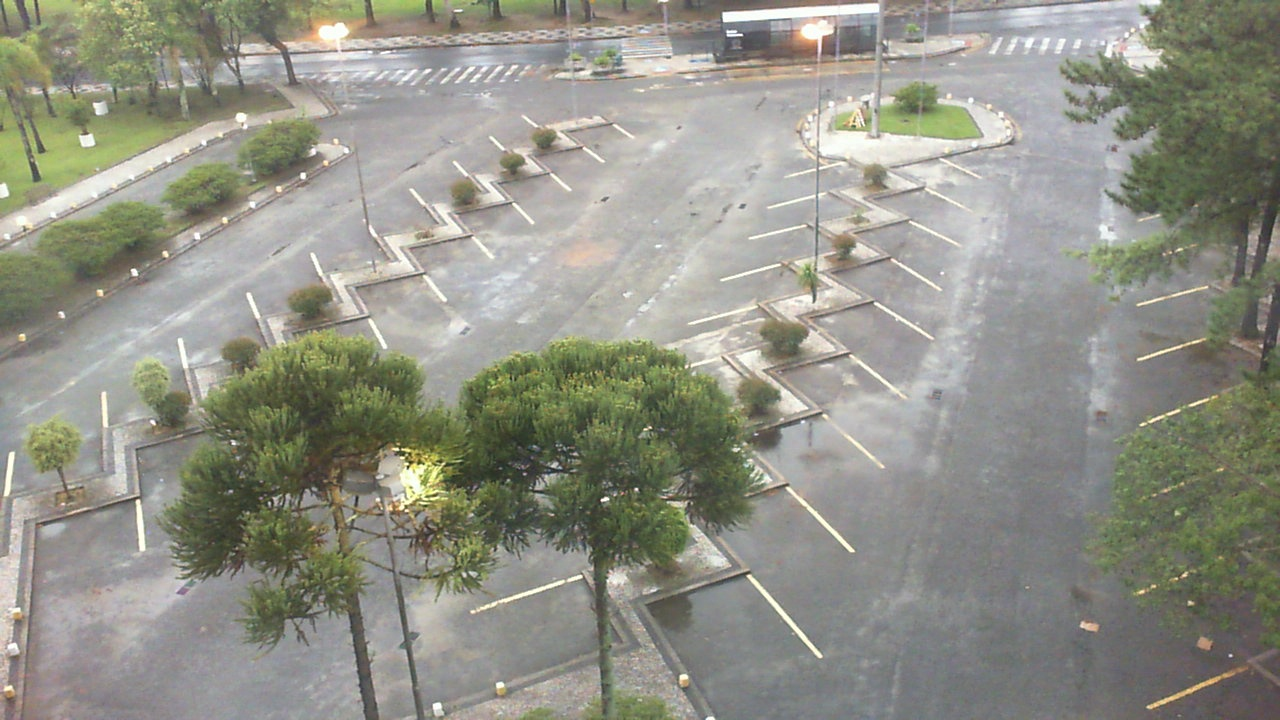
#> input picture dataset/images/2012-12-08_19_00_15.jpg, 1280 x 720 px
$ python -i preprocessing.py   (imports and definitions only)
#> lines starting #> are read from the running program, lines starting #| are printed output that depends on the picture; after the words box and inside, x2 and y2 are one past the last pixel; in counts of white or black regions, pixels touching at a corner belong together
#> further down, picture is the input picture: shape (720, 1280, 3); mean B, G, R 134.8, 146, 145.5
import cv2
import numpy as np

def preprocess_image(image):
    # Renkli görüntüyü Gri Tonlamaya dönüştür
    gray_image = cv2.cvtColor(image, cv2.COLOR_BGR2GRAY)
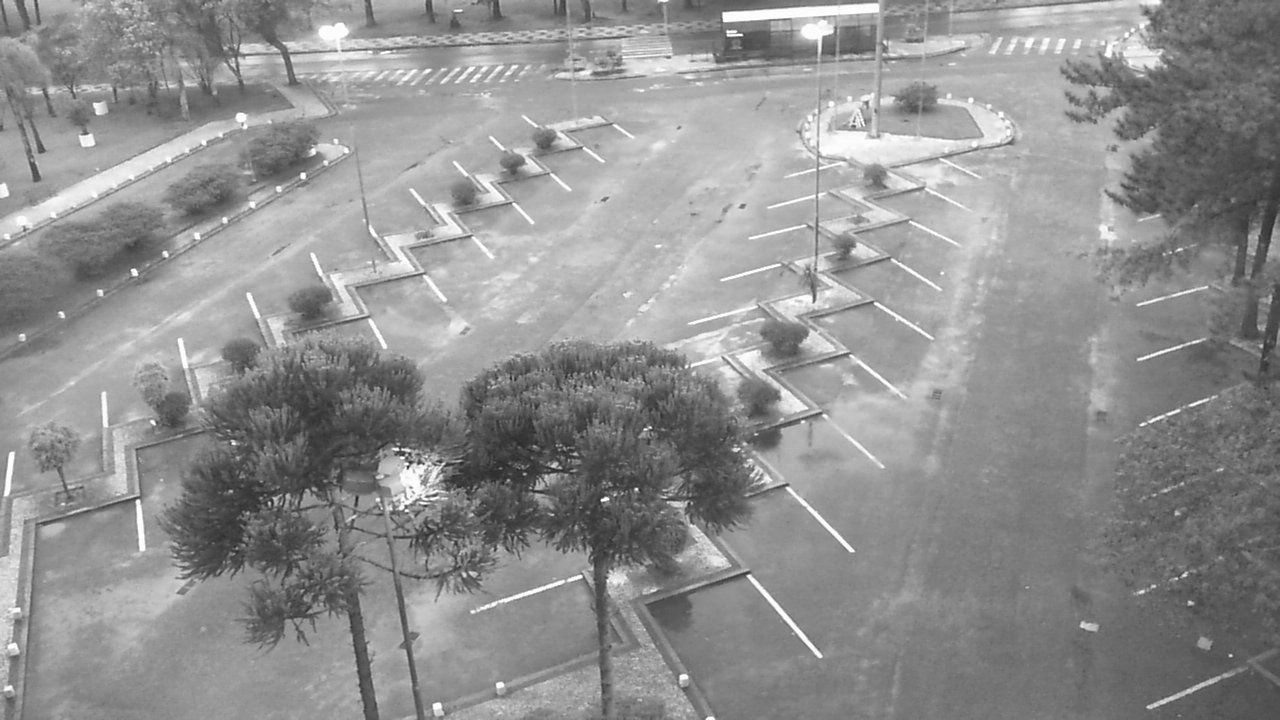
#> gray_image: shape (720, 1280); min 35, max 255, mean 144.6

    # Gürültüyü azaltmak için Gaussian Blur uygula
    blur_image = cv2.GaussianBlur(gray_image, (3, 3), 1)

    # Aydınlatma farklarını tolere etmek için Adaptive Thresholding uygula
    thresh_image = cv2.adaptiveThreshold(
        blur_image,
        255,
        cv2.ADAPTIVE_THRESH_GAUSSIAN_C,
        cv2.THRESH_BINARY_INV,
        25,
        16
    )
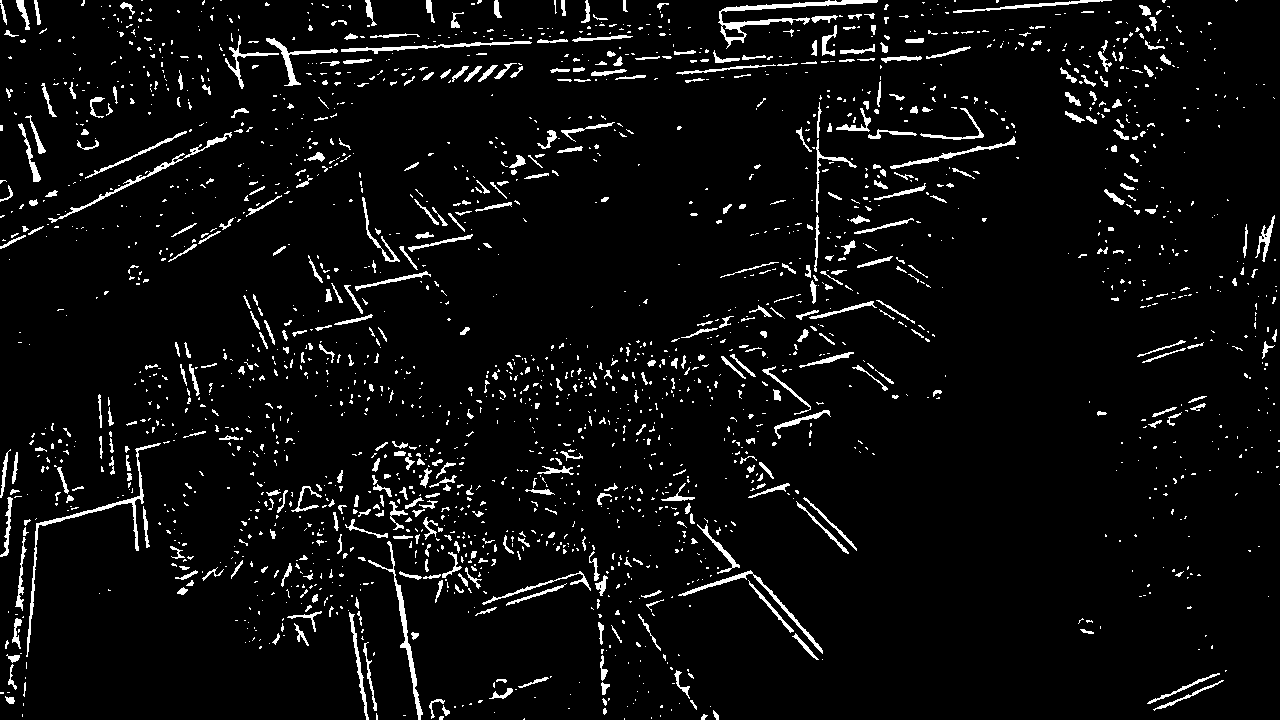
#> thresh_image: shape (720, 1280); 5.1% white; 2186 white regions (1677 under 20 px), largest, box (x1, y1, x2, y2) and area: (718, 0, 878, 49) 1188, (26, 443, 161, 657) 1051, (368, 541, 423, 720) 807

    kernel = np.ones((3, 3), np.uint8)
    processed_image = cv2.dilate(thresh_image, kernel, iterations=1)
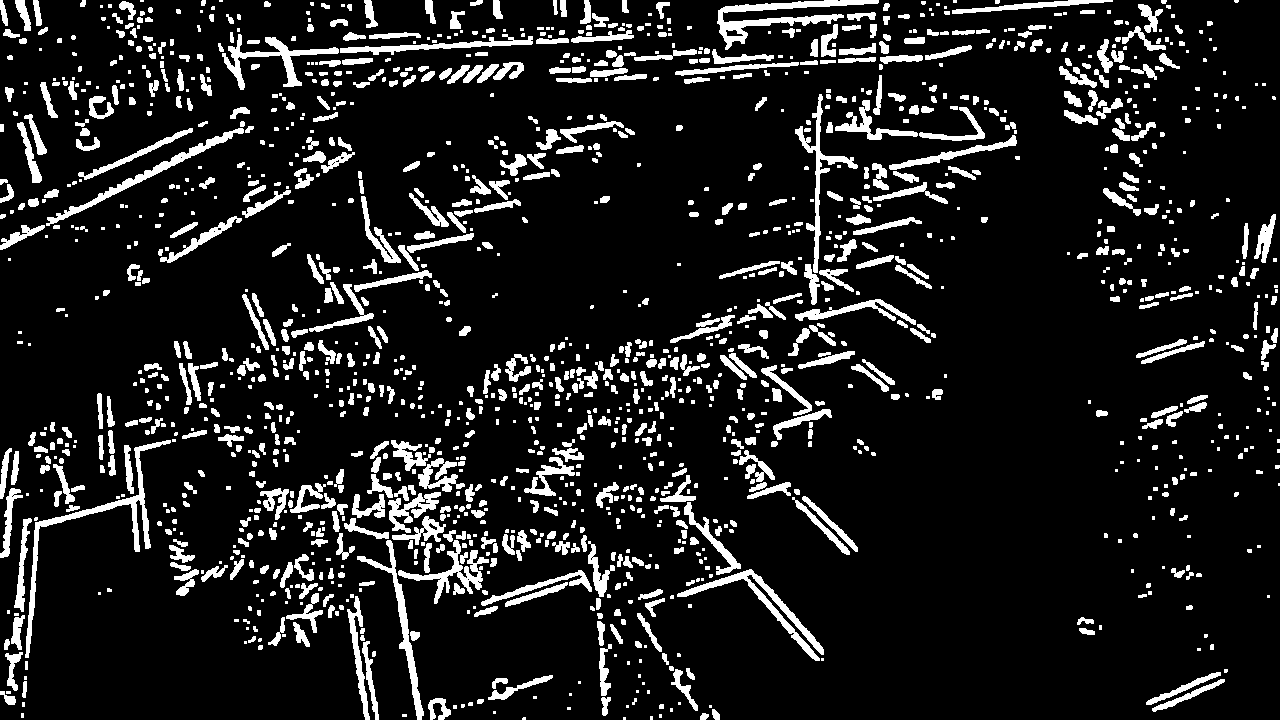
#> processed_image: shape (720, 1280); 11.9% white; 1580 white regions (629 under 20 px), largest, box (x1, y1, x2, y2) and area: (25, 440, 171, 658) 2178, (717, 0, 879, 50) 2106, (677, 569, 824, 661) 1788

    return processed_image

>>> import cv2
>>> picture = cv2.imread('../dataset/images/2012-12-08_19_00_15.jpg')
>>> result = preprocess_image(picture)

$ run again, on dataset/images/2012-12-11_17_06_09.jpg
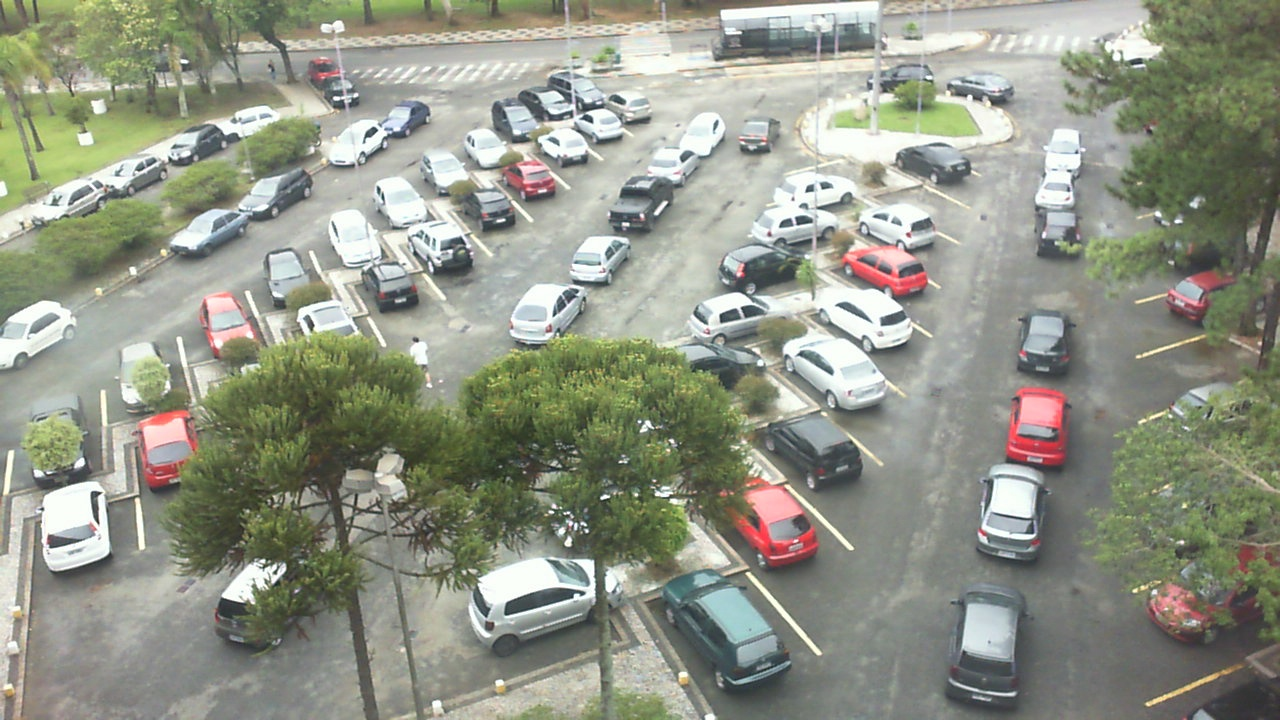
#> input picture dataset/images/2012-12-11_17_06_09.jpg, 1280 x 720 px
#> picture is the input picture: shape (720, 1280, 3); mean B, G, R 135, 149.4, 145.8
#> in preprocess_image, `thresh_image = cv2.adaptiveThreshold( blur_image, 255, cv2.ADAPTIVE_TH..`:
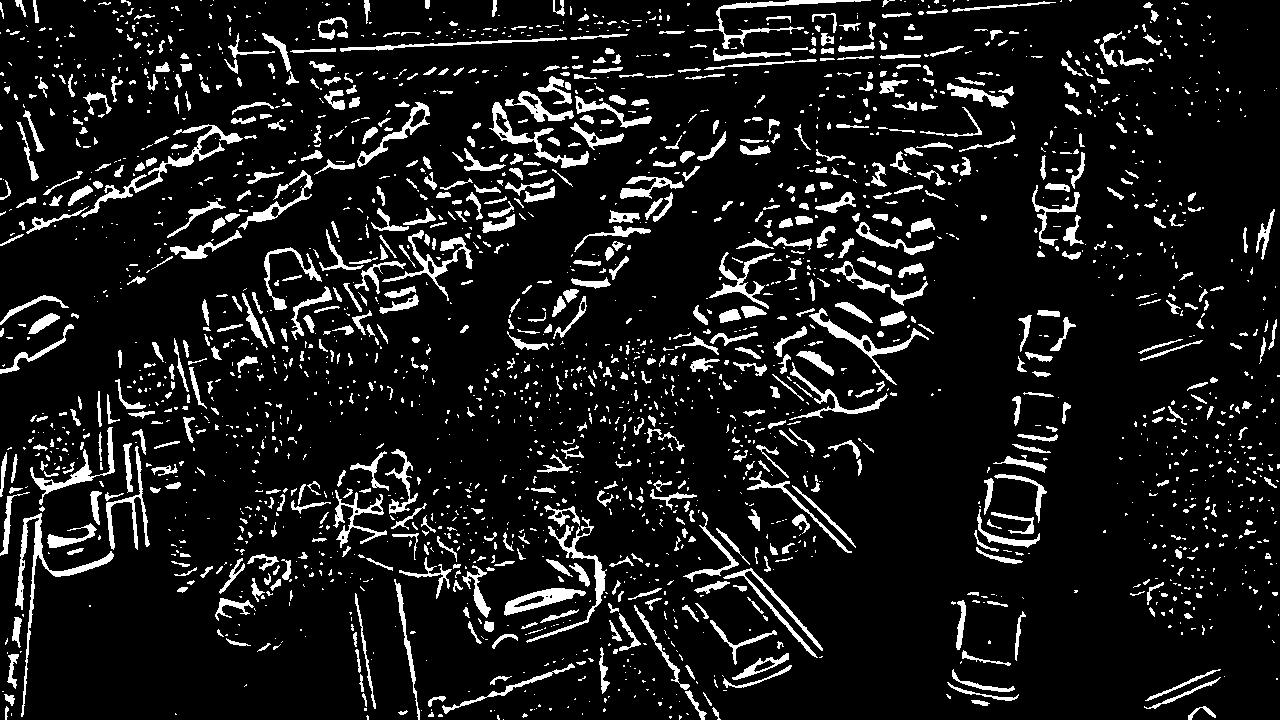
#> thresh_image: shape (720, 1280); 10.1% white; 2390 white regions (1597 under 20 px), largest, box (x1, y1, x2, y2) and area: (15, 513, 114, 717) 1624, (81, 124, 243, 218) 1443, (526, 517, 607, 643) 1089
#> in preprocess_image, `processed_image = cv2.dilate(thresh_image, kernel, iterations=1)`:
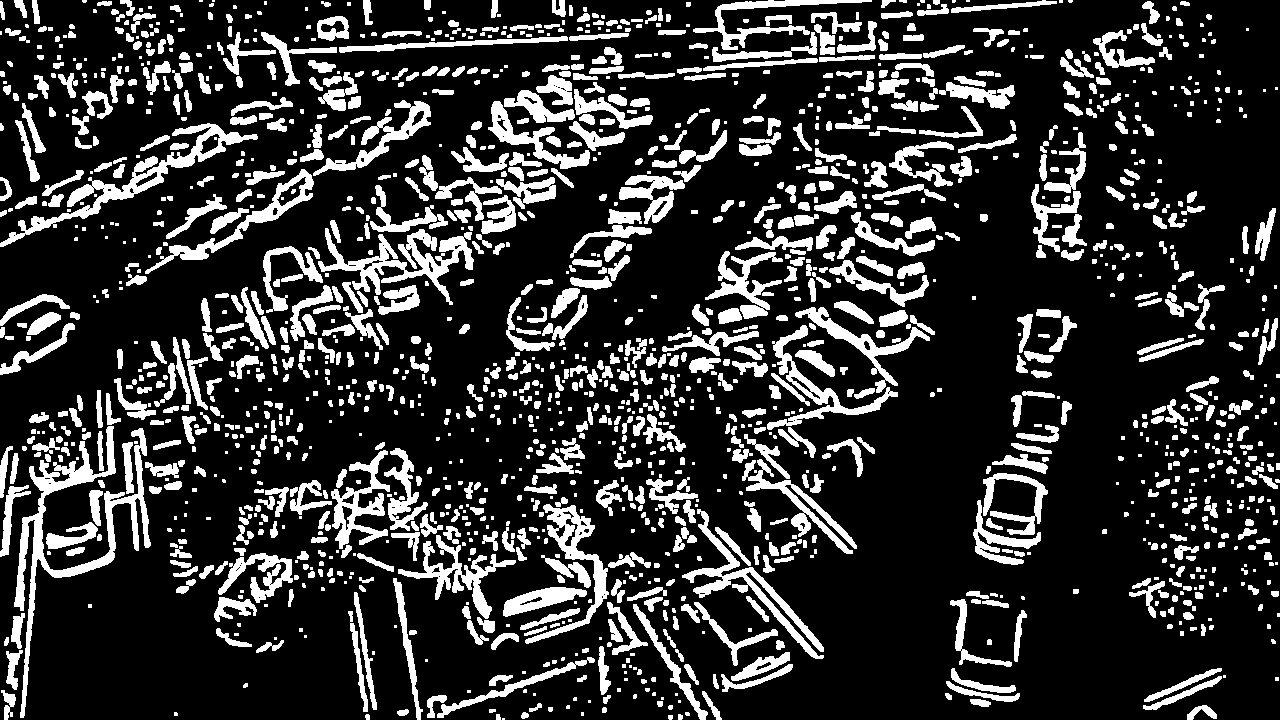
#> processed_image: shape (720, 1280); 20% white; 1701 white regions (550 under 20 px), largest, box (x1, y1, x2, y2) and area: (14, 426, 151, 718) 6093, (0, 123, 258, 247) 3863, (318, 228, 474, 305) 3659

$ run again, on dataset/images/2012-12-14_07_35_02.jpg
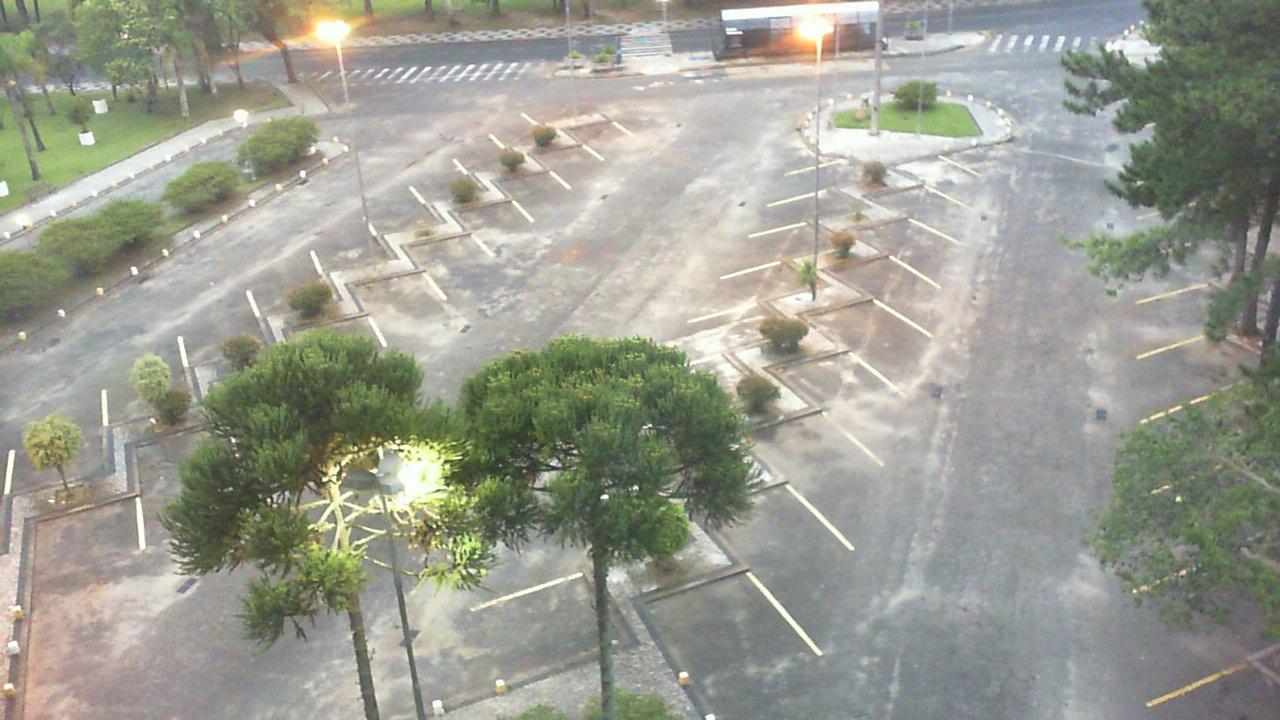
#> input picture dataset/images/2012-12-14_07_35_02.jpg, 1280 x 720 px
#> picture is the input picture: shape (720, 1280, 3); mean B, G, R 144.3, 156, 154.3
#> in preprocess_image, `thresh_image = cv2.adaptiveThreshold( blur_image, 255, cv2.ADAPTIVE_TH..`:
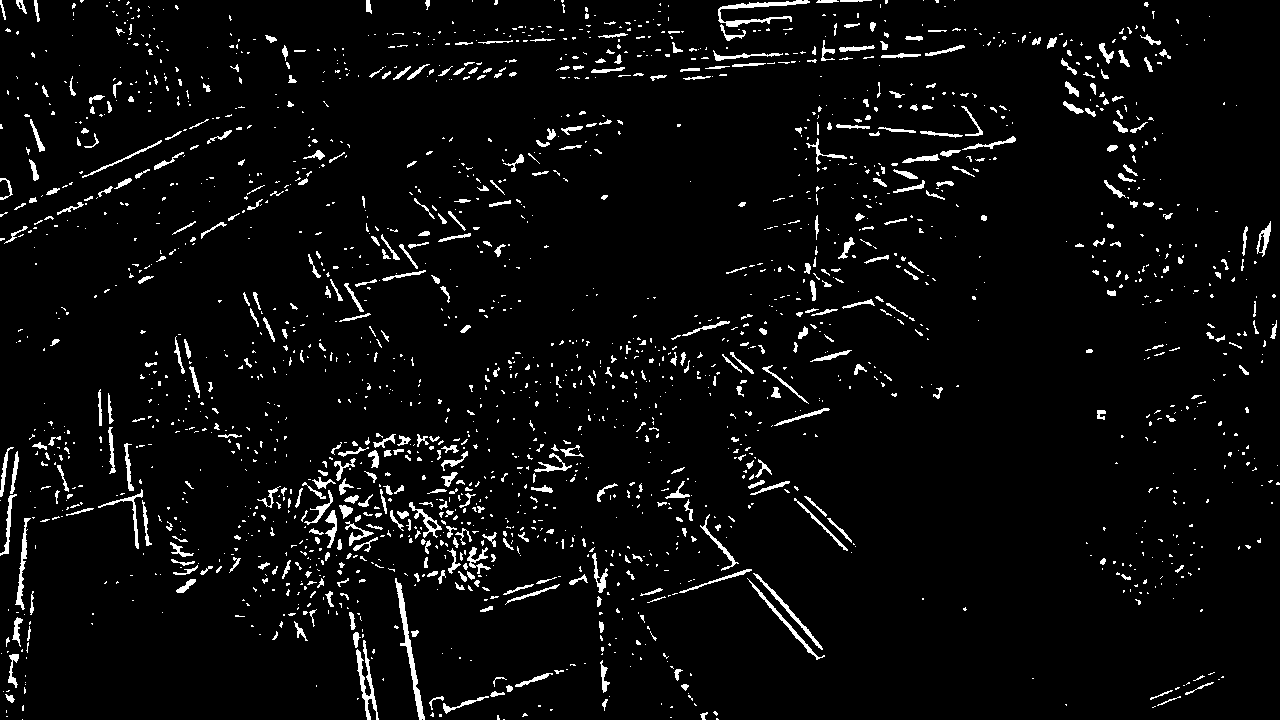
#> thresh_image: shape (720, 1280); 4.4% white; 2038 white regions (1526 under 20 px), largest, box (x1, y1, x2, y2) and area: (395, 578, 425, 720) 743, (718, 0, 810, 27) 640, (356, 640, 379, 720) 556
#> in preprocess_image, `processed_image = cv2.dilate(thresh_image, kernel, iterations=1)`:
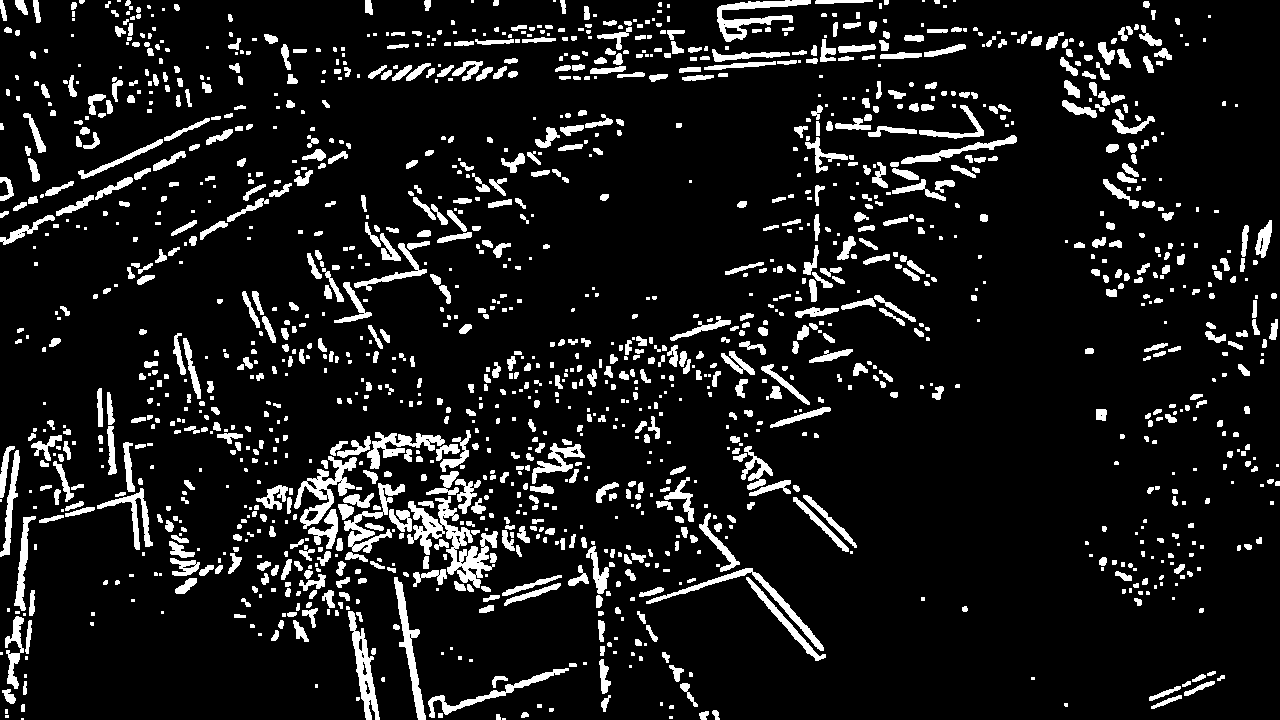
#> processed_image: shape (720, 1280); 10.3% white; 1523 white regions (574 under 20 px), largest, box (x1, y1, x2, y2) and area: (407, 496, 498, 588) 2687, (294, 456, 357, 529) 1460, (717, 0, 811, 42) 1286
